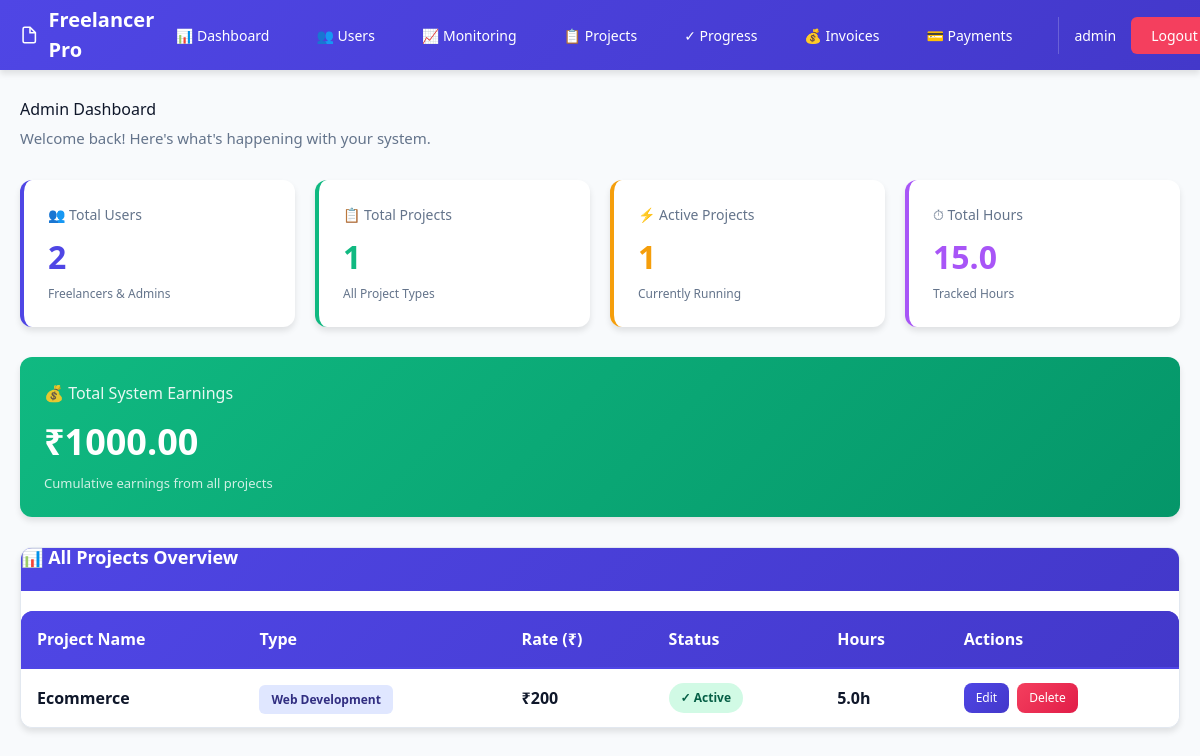
/ (signed in), run on an earlier commit of the app's database.
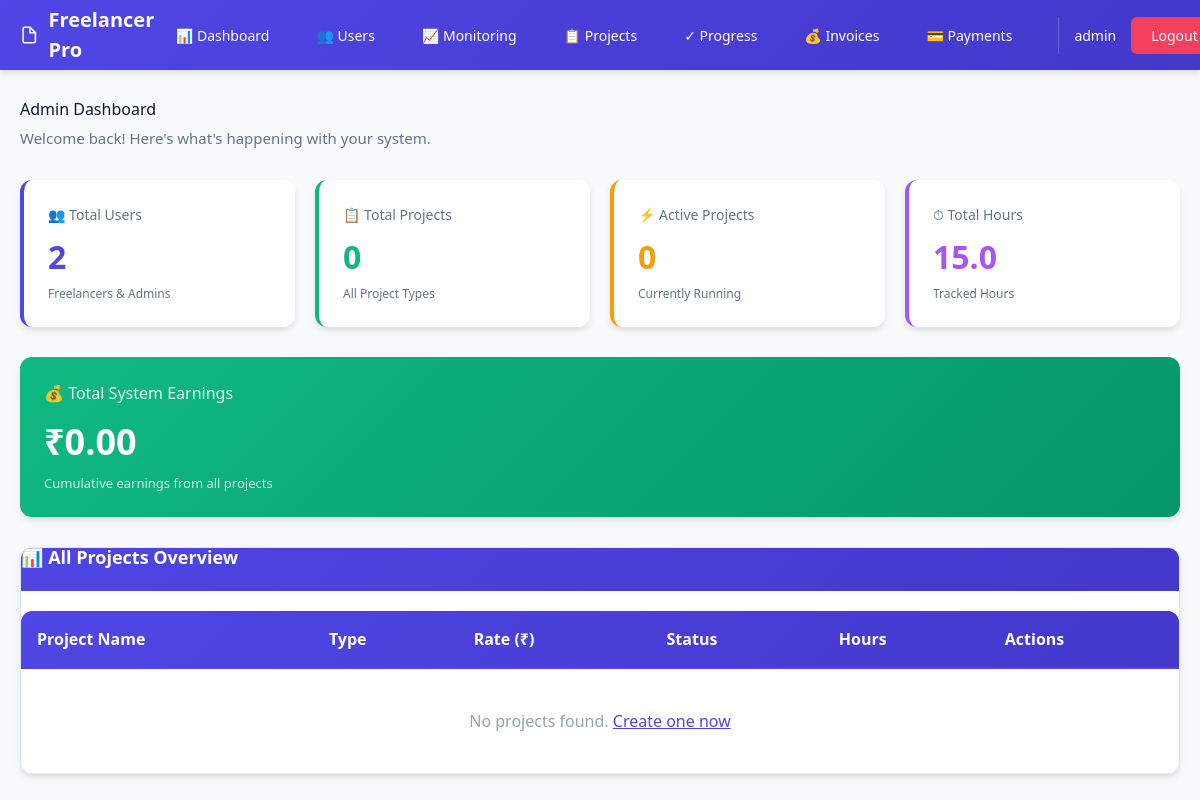
And on a later commit of the database.
### tables this page shows
CREATE TABLE projects(
        id INTEGER PRIMARY KEY AUTOINCREMENT,
        name TEXT,
        type TEXT,
        rate INTEGER,
        status TEXT,
        user_id INTEGER
    , created_at TIMESTAMP);

### app.py (the view)
@app.route("/")
@login_required
def dashboard():
    if session["role"] == "admin":
        return admin_dashboard()
    else:
        return freelancer_dashboard()

### app.py (called while the page is built)
def login_required(f):
    @wraps(f)
    def decorated_function(*args, **kwargs):
        if "user_id" not in session:
            return redirect("/login")
        return f(*args, **kwargs)
    return decorated_function

### database.py (called while the page is built)
def get_db_connection():
    conn = sqlite3.connect(DATABASE_PATH)
    conn.row_factory = sqlite3.Row
    return conn

def close_db_connection(conn):
    if conn:
        conn.close()

### templates/admin_dashboard.html (shortened to what the changed rows need)
{% extends "base.html" %}
{% block content %}
<div>
    <div style="margin-bottom: 30px;">
        <h1 style="margin-bottom: 8px;">Admin Dashboard</h1>
    </div>
    <div class="grid-4" style="margin-bottom: 30px;">
        <div class="stat-card" style="border-left-color: #10b981;">
            <div class="stat-label">📋 Total Projects</div>
            <div class="stat-value" style="color: #10b981;">{{ total_projects }}</div>
            <div class="stat-change">All Project Types</div>
        </div>
        <div class="stat-card" style="border-left-color: #f59e0b;">
            <div class="stat-label">⚡ Active Projects</div>
            <div class="stat-value" style="color: #f59e0b;">{{ active_projects }}</div>
            <div class="stat-change">Currently Running</div>
        </div>
    </div>
    <div class="card" style="background: linear-gradient(135deg, #10b981 0%, #059669 100%); color: white; margin-bottom: 30px; border: none;">
        <div style="font-size: 16px; opacity: 0.9; margin-bottom: 10px;">💰 Total System Earnings</div>
        <div style="font-size: 36px; font-weight: bold;">₹{{ "%.2f"|format(total_earnings) }}</div>
        <div style="font-size: 13px; opacity: 0.8; margin-top: 5px;">Cumulative earnings from all projects</div>
    </div>
    <div class="card" style="padding: 0; overflow: hidden;">
        <div style="overflow-x: auto;">
            <table style="margin-top: 0; box-shadow: none;">
                <thead>
                    <tr style="background: linear-gradient(135deg, #4f46e5 0%, #4338ca 100%); color: white;">
                        <th style="border-bottom: 2px solid #4f46e5; color: white;">Project Name</th>
                        <th style="border-bottom: 2px solid #4f46e5; color: white;">Type</th>
                        <th style="border-bottom: 2px solid #4f46e5; color: white;">Rate (₹)</th>
                        <th style="border-bottom: 2px solid #4f46e5; color: white;">Status</th>
                        <th style="border-bottom: 2px solid #4f46e5; color: white;">Hours</th>
                        <th style="border-bottom: 2px solid #4f46e5; color: white;">Actions</th>
                    </tr>
                </thead>
                <tbody>
                    {% if projects %}
                        {% for project in projects %}
                        <tr>
                            <td style="font-weight: 600; color: #0f172a;">{{ project.name }}</td>
                            <td>
                                <span style="background-color: #e0e7ff; color: #312e81; padding: 6px 12px; border-radius: 6px; font-size: 12px; font-weight: 600;">
                                    {{ project.type }}
                                </span>
                            </td>
                            <td style="font-weight: 600;">₹{{ project.rate }}</td>
                            <td>
                                {% if project.status == "Active" %}
                                    <span class="badge badge-success">✓ Active</span>
                                {% elif project.status == "Completed" %}
                                    <span class="badge badge-info">✓ Completed</span>
                                {% elif project.status == "Inactive" %}
                                    <span class="badge" style="background-color: #f3f4f6; color: #64748b;">⊘ Inactive</span>
                                {% else %}
                                    <span class="badge badge-warning">{{ project.status }}</span>
                                {% endif %}
                            </td>
                            <td style="font-weight: 600;">{{ "%.1f"|format(project.total_hours) }}h</td>
                            <td>
                                <div style="display: flex; gap: 8px;">
                                    <a href="/edit_project/{{ project.id }}" class="btn btn-primary" style="padding: 6px 12px; font-size: 12px;">
                                        Edit
                                    </a>
                                    <a href="/delete_project/{{ project.id }}" class="btn btn-danger" style="padding: 6px 12px; font-size: 12px; onclick: return confirm('Are you sure?');">
                                        Delete
                                    </a>
                                </div>
                            </td>
                        </tr>
                        {% endfor %}
                    {% else %}
                        <tr>
                            <td colspan="6" style="text-align: center; color: #94a3b8; padding: 40px;">
                                No projects found. <a href="/add_project" style="color: #4f46e5; text-decoration: underline;">Create one now</a>
                            </td>
                        </tr>
                    {% endif %}
                </tbody>
            </table>
        </div>
    </div>
</div>
{% endblock %}

What changed in the data, as far as the page shows it:
removed projects: name "Ecommerce", type "Web Development", rate "200", status "✓ Active", total_hours "5.0"
Also different on the page:
{{ total_projects }}: "1" → "0"
{{ active_projects }}: "1" → "0"
{{ "%.2f"|format(total_earnings) }}: "1000.00" → "0.00"
text now shown: "No projects found. Create one now"
